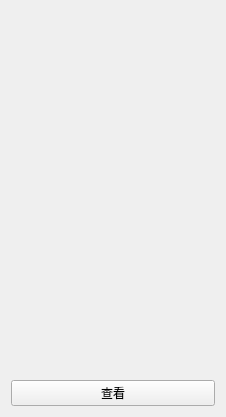
<?xml version="1.0" encoding="UTF-8"?>
<ui version="4.0">
 <class>show_widget</class>
 <widget class="QWidget" name="show_widget">
  <property name="geometry">
   <rect>
    <x>0</x>
    <y>0</y>
    <width>222</width>
    <height>415</height>
   </rect>
  </property>
  <property name="windowTitle">
   <string>Form</string>
  </property>
  <layout class="QGridLayout" name="gridLayout">
   <item row="1" column="0">
    <widget class="QPushButton" name="pushButton">
     <property name="text">
      <string>查看</string>
     </property>
     <property name="shortcut">
      <string>Esc</string>
     </property>
    </widget>
   </item>
   <item row="0" column="0">
    <widget class="QLabel" name="label">
     <property name="sizePolicy">
      <sizepolicy hsizetype="Fixed" vsizetype="Fixed">
       <horstretch>0</horstretch>
       <verstretch>0</verstretch>
      </sizepolicy>
     </property>
     <property name="minimumSize">
      <size>
       <width>204</width>
       <height>363</height>
      </size>
     </property>
     <property name="maximumSize">
      <size>
       <width>204</width>
       <height>363</height>
      </size>
     </property>
     <property name="text">
      <string/>
     </property>
    </widget>
   </item>
  </layout>
 </widget>
 <resources/>
 <connections/>
</ui>
